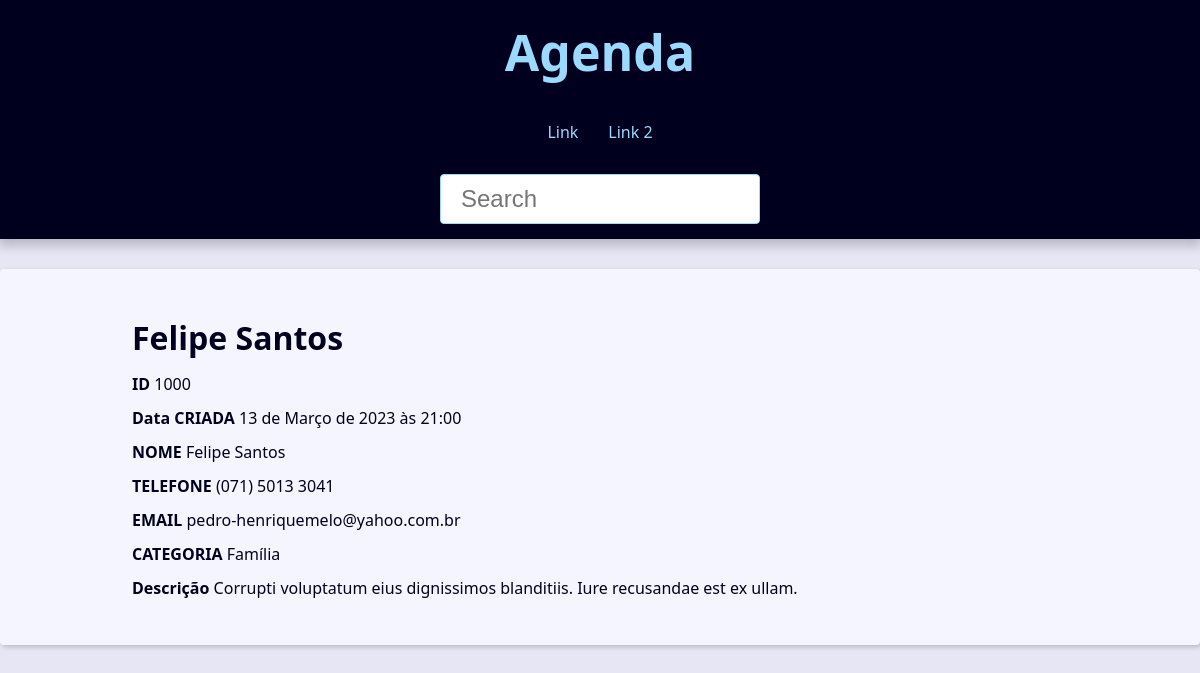
The app's page /contact/1000/detail/ with its own data.
### contact/models.py (models this page shows, shortened)
class Contact(models.Model):
    first_name = models.CharField(max_length= 50)
    last_name = models.CharField(max_length= 50)
    phone = models.CharField(max_length= 50)
    email = models.EmailField(max_length= 254, blank=True)
    created_date = models.DateTimeField(default=timezone.now)
    description = models.TextField()
    show = models.BooleanField(default=True)
    picture = models.ImageField(blank=True, upload_to= 'pictures/%Y/%m/')
    category = models.ForeignKey(Category, on_delete=models.SET_NULL, blank=True, null=True)
    owner = models.ForeignKey(
        User,
        on_delete=models.SET_NULL,
        blank=True, null=True
    )

class Category(models.Model):
    class Meta  :
        verbose_name = 'Category'
        verbose_name_plural = 'Categories'
    name = models.CharField(max_length=50)

### contact/views/contact_views.py (the view)
# urls.py: path('contact/<int:contact_id>/detail/', views.contact, name='contact'),
def contact(request, contact_id):
    single_contact = get_object_or_404(
        Contact, pk=contact_id, show=True
    )
    site_title = f'{single_contact.first_name} {single_contact.last_name} - '
    context = {
        'contact': single_contact,
        'site_title': site_title
    }
    return render(
        request,
        'contact/contact.html',
        context
    )

### contact/templates/contact/contact.html
{% extends 'global/base.html' %}
{% block content %}
    <div class="single-contact">
        <h1 class="single-contact-name">
            {{ contact.first_name }} {{ contact.last_name }}
        </h1>
        <p><b>ID</b> {{ contact.id }}</p>
        <p><b>Data CRIADA</b> {{ contact.created_date }}</p>
        <p><b>NOME</b> {{ contact.first_name }} {{ contact.last_name }}</p>
        <p><b>TELEFONE</b> {{ contact.phone }}</p>
        <p><b>EMAIL</b> {{ contact.email }}</p>
        <p><b>CATEGORIA</b> {{ contact.category.name }}</p>
        <p><b>Descrição</b> {{ contact.description }}</p>
    </div>
{% endblock content %}

### base_static/global/css/style.css (style rules this page uses)
:root { --spacing: 1.5rem; --link-dark-color: rgb(0, 83, 134); --link-light-color: rgb(156, 217, 255); --clr-white: rgb(245, 245, 255); --clr-black: rgb(0, 0, 30); --clr-light-gray: rgb(230, 230, 245); --clr-dark-shadow-5: rgba(0, 0, 10, 5%); --clr-dark-shadow-10: rgba(0, 0, 10, 10%); --clr-dark-shadow-20: rgba(0, 0, 10, 20%); --clr-light-shadow-5: rgba(200, 200, 255, 5%); --clr-light-shadow-10: rgba(200, 200, 255, 10%); --clr-light-shadow-20: rgba(200, 200, 255, 20%); --main-page-width: 120rem; --table-min-width: 60rem; --biggest-font-size: 5rem; --bigger-font-size: 4rem; --big-font-size: 3.2rem; --medium-font-size: 2.4rem; --small-font-size: 1.6rem; --smaller-font-size: 1.4rem; --smallest-font-size: 1.2rem; --transition-fast: 300ms; --transition-medium: 600ms; --transition-slow: 1s; --default-border-radius: 4px; }
*, *::before, *::after { margin: 0; padding: 0; box-sizing: border-box; }
html { font-size: 62.5%; }
body { font-family: system-ui, -apple-system, BlinkMacSystemFont, 'Segoe UI', Roboto, Oxygen, Ubuntu, Cantarell, 'Open Sans', 'Helvetica Neue', sans-serif; line-height: 1.5; font-size: var(--small-font-size); color: var(--clr-black); -webkit-font-smoothing: antialiased; background: var(--clr-light-gray); }
@media (min-width: 600px) { .single-contact { max-width: 80%; margin: calc(var(--spacing) * 2) auto; } }
.single-contact h1 { margin: 1rem 0; }
.single-contact p { margin: 1rem 0; }

### records on screen
Contact: first_name "Felipe", last_name "Santos", id "1000", created_date "13 de Março de 2023 às 21:00", phone "(071) 5013 3041", email "pedro-henriquemelo@yahoo.com.br", category.name "Família", description "Corrupti voluptatum eius dignissimos blanditiis. Iure recusandae est ex ullam."
